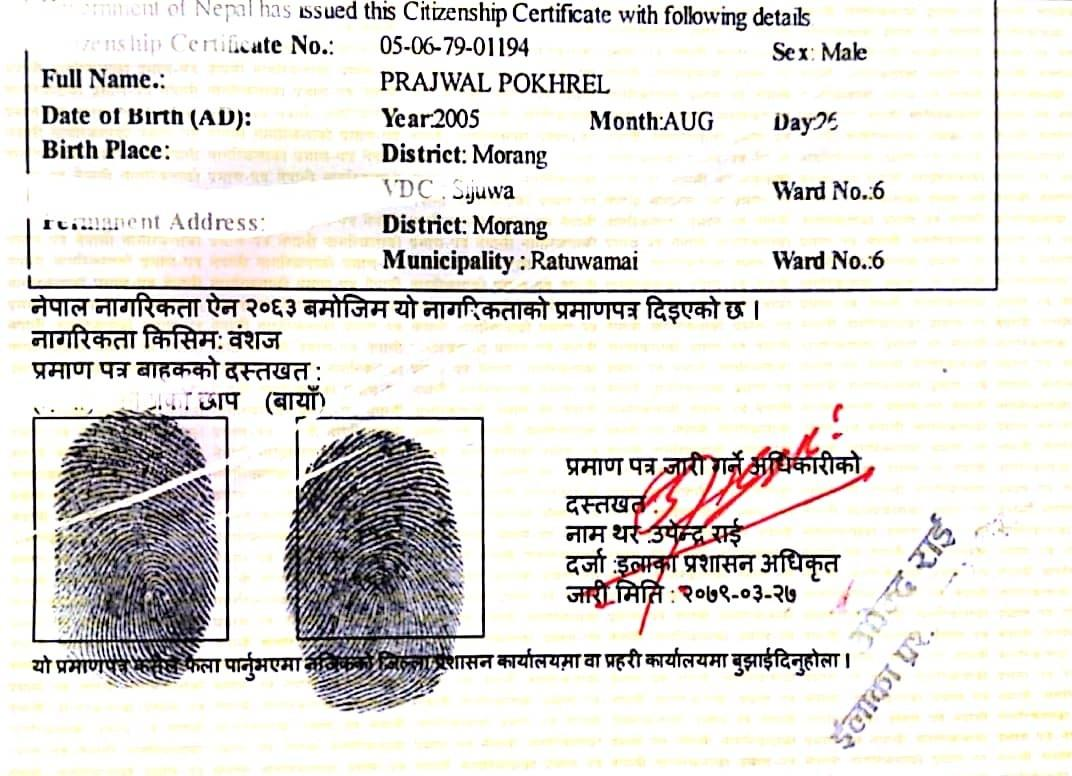
#> input picture bank-form/corrected_prajwal.jpg, 1072 x 776 px, given in place of the camera
$ jupyter execute --allow-errors 'Nepali wala.ipynb'
#> lines starting #> are read from the running program, lines starting #| are printed output that depends on the picture; after the words box and inside, x2 and y2 are one past the last pixel; in counts of white or black regions, pixels touching at a corner belong together
[cell 1]
import pytesseract
from PIL import Image
import cv2
import os

# Set the path to the Tesseract executable
tesseract_path = r'C:/Program Files/Tesseract-OCR/tesseract.exe'
print(f"Tesseract path: {tesseract_path}")
pytesseract.pytesseract.tesseract_cmd = tesseract_path

def correct_image_orientation(image_path):
    # Load the image using OpenCV
    image = cv2.imread(image_path)

    # Convert the image to grayscale
    gray = cv2.cvtColor(image, cv2.COLOR_BGR2GRAY)

    try:
        # Detect orientation and script using Tesseract
        osd = pytesseract.image_to_osd(gray)
        angle = int(osd.split("\n")[2].split(": ")[1])
        script = osd.split("\n")[3].split(": ")[1]

        print(f"Detected angle: {angle}")
        print(f"Detected script: {script}")

        # Rotate the image to correct the orientation
        if angle != 0:
            (h, w) = image.shape[:2]
            center = (w // 2, h // 2)
            M = cv2.getRotationMatrix2D(center, -angle, 1.0)
            rotated = cv2.warpAffine(image, M, (w, h))
        else:
            rotated = image

    except pytesseract.TesseractError as e:
        print(f"Tesseract OSD Error: {e}")
        rotated = image

    # Save the corrected image
    corrected_image_path = 'corrected_' + os.path.basename(image_path)
    cv2.imwrite(corrected_image_path, rotated)
    return corrected_image_path

def extract_text(image_path):
    print(f"Image path: {image_path}")
    if not os.path.exists(image_path):
        raise FileNotFoundError(f"Image not found: {image_path}")

    # Correct the image orientation
    corrected_image_path = correct_image_orientation(image_path)

    image = Image.open(corrected_image_path)
    print("Image opened successfully")

    # Ensure the image has a valid resolution
    image = image.convert('RGB')
    image.save(corrected_image_path, dpi=(300, 300))

    # Perform OCR on the image for both English and Nepali
    try:
        text = pytesseract.image_to_string(image, lang='eng+nep')
        print("OCR completed")
    except pytesseract.TesseractError as e:
        print(f"Tesseract OCR Error: {e}")
        text = ""

    return text

# Example usage
image_path = 'X:\demat confirmation.jpg'
#> (the rest of this cell did not finish here and is left out)

[cell 2]
# [105 lines of commented-out code are left out]


import cv2

def capture_image_from_webcam_with_annotation():
    cap = cv2.VideoCapture(0)
    if not cap.isOpened():
        print("Error: Could not open webcam.")
        return None

    width = int(cap.get(cv2.CAP_PROP_FRAME_WIDTH))
    height = int(cap.get(cv2.CAP_PROP_FRAME_HEIGHT))

    # Define the rectangle for the document area
    rect_x = int(width * 0.2)
    rect_y = int(height * 0.2)
    rect_w = int(width * 0.6)
    rect_h = int(height * 0.6)

    while True:
        ret, frame = cap.read()
#> frame is the input picture: shape (776, 1072, 3); mean B, G, R 216.5, 221.5, 223.5
        if not ret:
            print("Failed to capture image")
            break

        # Flip the frame horizontally to avoid mirror effect
        frame = cv2.flip(frame, 1)
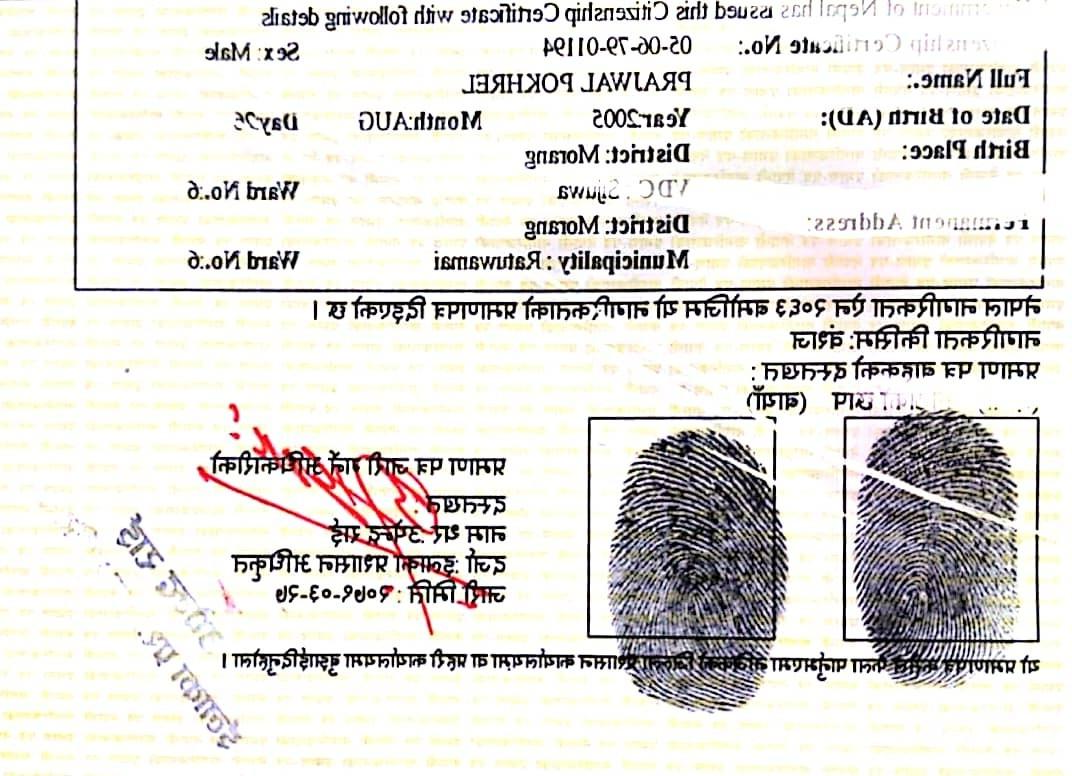
#> frame: shape (776, 1072, 3); mean B, G, R 216.5, 221.5, 223.5

        # Draw the rectangle on the frame
        cv2.rectangle(frame, (rect_x, rect_y), (rect_x + rect_w, rect_y + rect_h), (0, 255, 0), 2)
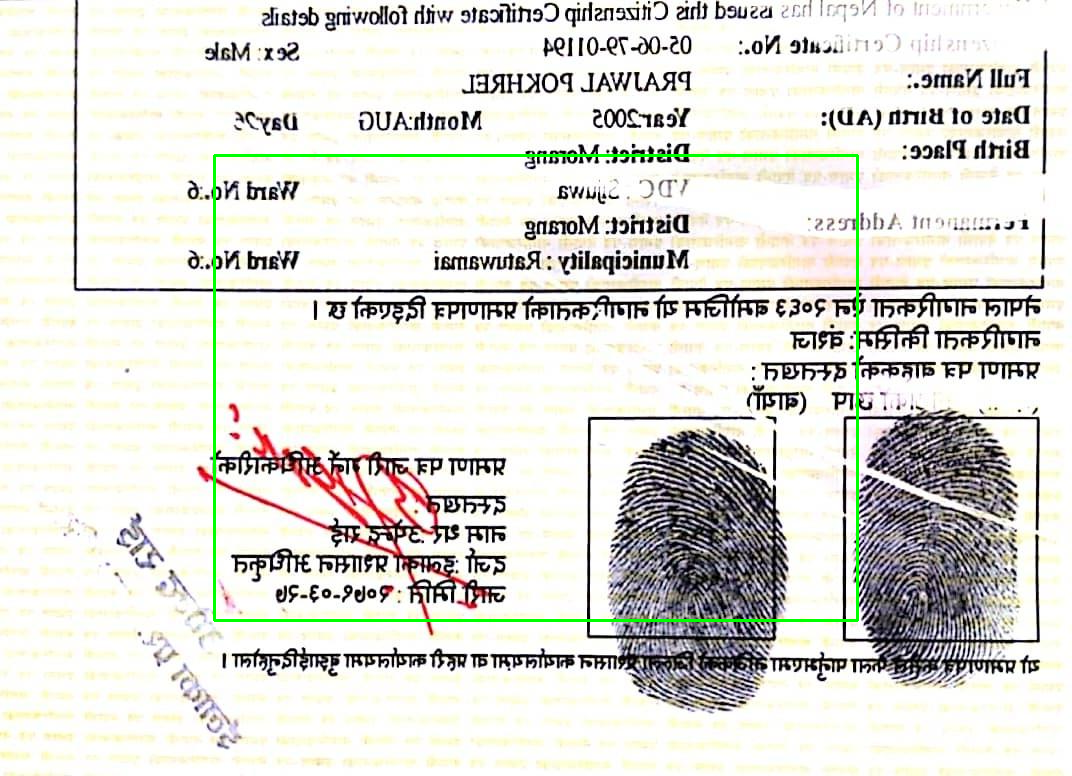
#> frame: shape (776, 1072, 3); 0.8% of pixels changed, all inside (x1, y1, x2, y2) = (213, 154, 859, 622)
        cv2.imshow("Align document inside the rectangle and press SPACE to capture", frame)

        if cv2.waitKey(1) & 0xFF == ord(' '):
            # Crop the image within the rectangle
#> (key Esc is pressed here)
            cropped_image = frame[rect_y:rect_y + rect_h, rect_x:rect_x + rect_w]
            break

    cap.release()
    cv2.destroyAllWindows()
    return cropped_image

def save_image(image, filename="captured_image.jpg"):
#> called with filename = 'captured_image.jpg'
    cv2.imwrite(filename, image)
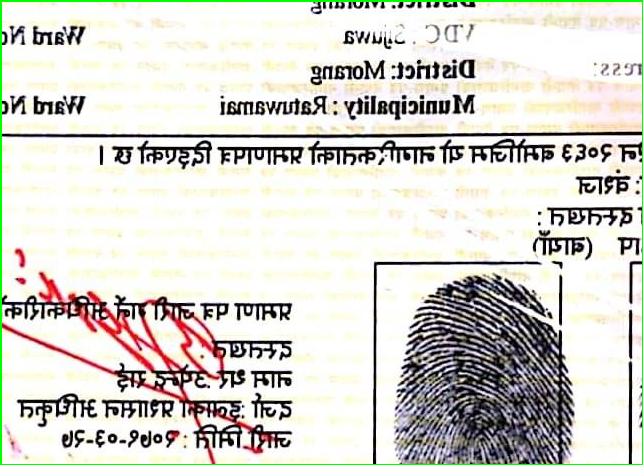
#> saved as captured_image.jpg: shape (465, 643, 3); mean B, G, R 205.1, 212.7, 213.9
    print(f"Image saved as {filename}")

if __name__ == "__main__":
    image = capture_image_from_webcam_with_annotation()
    if image is not None:
        save_image(image)
    else:
        print("No image captured")

[cell 3]
#flip the image and after clicking the image it will again flip and stores the image in the directoty

import cv2

def capture_image_from_webcam_with_annotation():
    cap = cv2.VideoCapture(0)
    if not cap.isOpened():
        print("Error: Could not open webcam.")
        return None

    width = int(cap.get(cv2.CAP_PROP_FRAME_WIDTH))
    height = int(cap.get(cv2.CAP_PROP_FRAME_HEIGHT))

    # Define the rectangle for the document area
    rect_x = int(width * 0.2)
    rect_y = int(height * 0.2)
    rect_w = int(width * 0.6)
    rect_h = int(height * 0.6)

    while True:
        ret, frame = cap.read()
        if not ret:
            print("Failed to capture image")
            break

        # Flip the frame horizontally to avoid mirror effect
        frame = cv2.flip(frame, 1)

        # Draw the rectangle on the frame
        cv2.rectangle(frame, (rect_x, rect_y), (rect_x + rect_w, rect_y + rect_h), (0, 255, 0), 2)
        cv2.imshow("Align document inside the rectangle and press SPACE to capture", frame)

        if cv2.waitKey(1) & 0xFF == ord(' '):
            # Crop the image within the rectangle
#> (key Esc is pressed here)
            cropped_image = frame[rect_y:rect_y + rect_h, rect_x:rect_x + rect_w]

            # Flip the cropped image back to correct the text orientation
            cropped_image = cv2.flip(cropped_image, 1)

            break

    cap.release()
    cv2.destroyAllWindows()
    return cropped_image

def save_image(image, filename="captured_image.jpg"):
#> called with filename = 'captured_image.jpg'
    cv2.imwrite(filename, image)
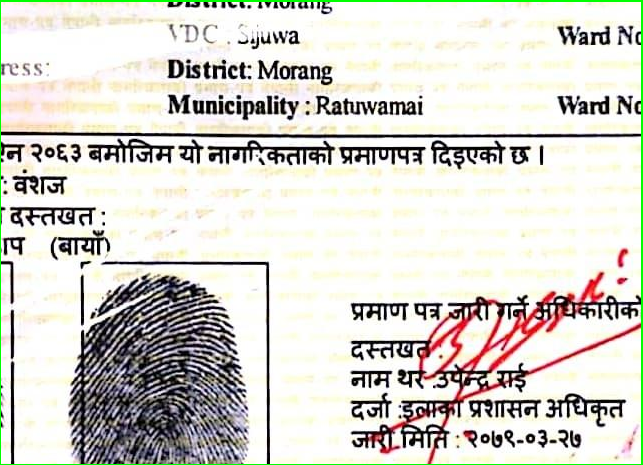
#> saved as captured_image.jpg: shape (465, 643, 3); mean B, G, R 205.1, 212.7, 213.9
    print(f"Image saved as {filename}")

if __name__ == "__main__":
    image = capture_image_from_webcam_with_annotation()
    if image is not None:
        save_image(image)
    else:
        print("No image captured")

[cell 4]
import cv2

def capture_image_from_webcam_with_annotation():
    cap = cv2.VideoCapture(0)
    if not cap.isOpened():
        print("Error: Could not open webcam.")
        return None

    width = int(cap.get(cv2.CAP_PROP_FRAME_WIDTH))
    height = int(cap.get(cv2.CAP_PROP_FRAME_HEIGHT))

    # Define the rectangle for the document area
    rect_x = int(width * 0.2)
    rect_y = int(height * 0.2)
    rect_w = int(width * 0.6)
    rect_h = int(height * 0.6)

    while True:
        ret, frame = cap.read()
        if not ret:
            print("Failed to capture image")
            break

        # Flip the frame horizontally to avoid mirror effect
        frame = cv2.flip(frame, 1)

        # Draw the rectangle on the frame
        cv2.rectangle(frame, (rect_x, rect_y), (rect_x + rect_w, rect_y + rect_h), (0, 255, 0), 2)
        cv2.imshow("Align document inside the rectangle and press SPACE to capture", frame)

        if cv2.waitKey(1) & 0xFF == ord(' '):
            # Crop the image within the rectangle
#> (key Esc is pressed here)
            cropped_image = frame[rect_y:rect_y + rect_h, rect_x:rect_x + rect_w]
            break

    cap.release()
    cv2.destroyAllWindows()
    return cropped_image

def save_image(image, filename="captured_image.jpg"):
    cv2.imwrite(filename, image)
    print(f"Image saved as {filename}")

if __name__ == "__main__":
    image = capture_image_from_webcam_with_annotation()
    if image is not None:
        save_image(image)
    else:
        print("No image captured")

[cell 5]
import cv2

def capture_image_from_webcam_with_annotation():
    cap = cv2.VideoCapture(0)
    if not cap.isOpened():
        print("Error: Could not open webcam.")
        return None

    width = int(cap.get(cv2.CAP_PROP_FRAME_WIDTH))
    height = int(cap.get(cv2.CAP_PROP_FRAME_HEIGHT))

    # Define the rectangle for the document area
    rect_x = int(width * 0.2)
    rect_y = int(height * 0.2)
    rect_w = int(width * 0.6)
    rect_h = int(height * 0.6)

    while True:
        ret, frame = cap.read()
        if not ret:
            print("Failed to capture image")
            break

        # Flip the frame horizontally to avoid mirror effect
        frame = cv2.flip(frame, 1)

        # Draw the rectangle on the frame
        cv2.rectangle(frame, (rect_x, rect_y), (rect_x + rect_w, rect_y + rect_h), (0, 255, 0), 2)
        cv2.imshow("Align document inside the rectangle and press SPACE to capture", frame)

        if cv2.waitKey(1) & 0xFF == ord(' '):
            # Check the dimensions and coordinates before cropping
#> (key Esc is pressed here)
            print(f"Cropping image at: x={rect_x}, y={rect_y}, width={rect_w}, height={rect_h}")
            print(f"Frame dimensions: width={frame.shape[1]}, height={frame.shape[0]}")

            # Ensure the coordinates are within bounds
            if rect_x + rect_w <= frame.shape[1] and rect_y + rect_h <= frame.shape[0]:
                cropped_image = frame[rect_y:rect_y + rect_h, rect_x:rect_x + rect_w]
            else:
                print("Error: Cropping coordinates are out of bounds.")
                cropped_image = None
            break

    cap.release()
    cv2.destroyAllWindows()
    return cropped_image

def save_image(image, filename="captured_image.jpg"):
    if image is not None:
        cv2.imwrite(filename, image)
        print(f"Image saved as {filename}")
    else:
        print("No image to save")

if __name__ == "__main__":
    image = capture_image_from_webcam_with_annotation()
    if image is not None:
        save_image(image)
    else:
        print("No image captured")

[cell 6]
import cv2

def capture_image_from_webcam_with_annotation():
    cap = cv2.VideoCapture(0)
    if not cap.isOpened():
        print("Error: Could not open webcam.")
        return None

    width = int(cap.get(cv2.CAP_PROP_FRAME_WIDTH))
    height = int(cap.get(cv2.CAP_PROP_FRAME_HEIGHT))

    # Define the rectangle for the document area
    rect_x = int(width * 0.2)
    rect_y = int(height * 0.2)
    rect_w = int(width * 0.6)
    rect_h = int(height * 0.6)

    while True:
        ret, frame = cap.read()
        if not ret:
            print("Failed to capture image")
            break

        # Flip the frame horizontally to avoid mirror effect
        frame = cv2.flip(frame, 1)

        # Draw the rectangle on the frame
        cv2.rectangle(frame, (rect_x, rect_y), (rect_x + rect_w, rect_y + rect_h), (0, 255, 0), 2)
        cv2.imshow("Align document inside the rectangle and press SPACE to capture", frame)

        key = cv2.waitKey(1) & 0xFF
#> (key Esc is pressed here)
